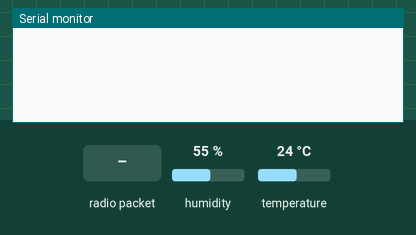
This sketch was run on a simulated Arduino Uno, built with avr-gcc and run on an emulated ATmega328P. Parts: the last lines printed to the serial monitor. The inputs (shaded band) are chosen by the test bench; at power-on: humidity 55 %, temperature 24 °C. Sleep ends after the set time or at an interrupt; no radio packets arrive unless stated.

Above: at 1.4 s.
1.5 s: radio packet "1" arrives
At 4.3 s:
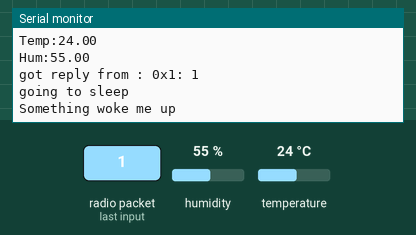
4.7 s: humidity set to 22 %
At 6.9 s:
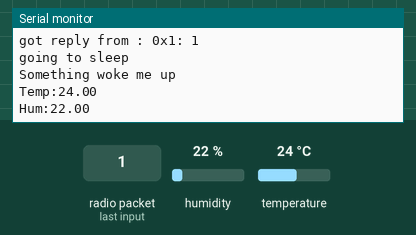
12.8 s: temperature set to 12 °C
At 13.8 s:
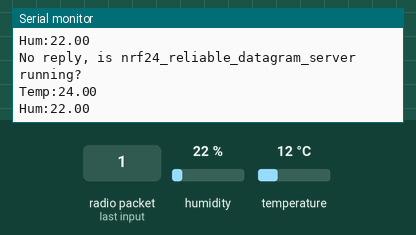
14.3 s: radio packet "0" arrives
At 15.48 s:
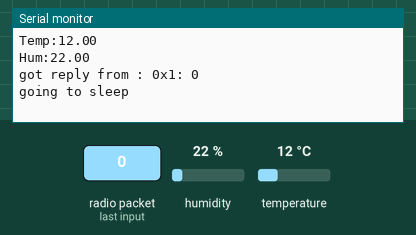
15.8 s: humidity set to 40 %
At 16.6 s:
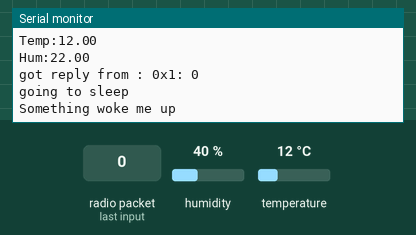
Timing chart, 0 to 18.3 s (numbered marks = the images above; inputs shaded):
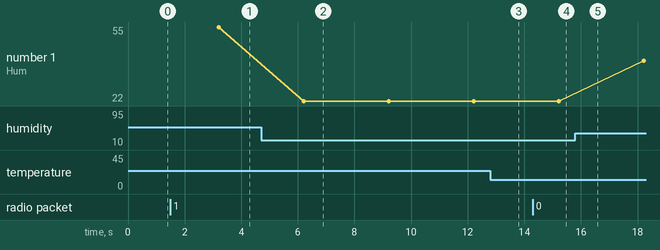

Measured:
- after the input at 1.5 s, the serial monitor: prints a new line after 1.8 s (image 1)
- after the input at 4.7 s, the serial monitor: prints a new line after 1.5 s (image 2)
- after the input at 14.3 s, the serial monitor: prints a new line after 1.0 s (image 4)
- plotted number 1: 55 → 22 after the input at 4.7 s, 22 → 40 after the input at 15.8 s

The sketch:

weather_external.ino
```cpp
#include <SPI.h>
#include <RH_NRF24.h>
#include <RHReliableDatagram.h>
#include <dht_nonblocking.h>
#include "mySleep.h"

static const int DHT_SENSOR_PIN = 5;
#define DHT_POWER_PIN 6
#define NRF_POWER_PIN 4
DHT_nonblocking dht_sensor( DHT_SENSOR_PIN, DHT_TYPE_11 );

RH_NRF24 nrf24;

#define CLIENT_ADDRESS 1
#define SERVER_ADDRESS 2
RHReliableDatagram manager(nrf24, SERVER_ADDRESS);

float temperature;
float humidity;
mySleep mySleep;
void setup() {
  // put your setup code here, to run once:
  Serial.begin(9600);
  pinMode(DHT_POWER_PIN, OUTPUT);
  pinMode(NRF_POWER_PIN, OUTPUT);
  digitalWrite(NRF_POWER_PIN, HIGH);
  delay(200);

  if (!manager.init())
      Serial.println("init failed");
  mySleep.begin();
}
uint8_t buf[RH_NRF24_MAX_MESSAGE_LEN];

void sendData() {
  Serial.print("Temp:");
  Serial.println(temperature);
  Serial.print("Hum:");
  Serial.println(humidity);
  char buff[20];
  char t_str[4], h_str[4];
  dtostrf(temperature,2, 0, t_str);
  dtostrf(humidity,2, 0, h_str);
  sprintf(buff, "%s:%s",t_str, h_str);

  if (manager.sendtoWait(buff, sizeof(buff), SERVER_ADDRESS))
  {
    // Now wait for a reply from the server
    uint8_t len = sizeof(buf);
    uint8_t from;
    if (manager.recvfromAckTimeout(buf, &len, 2000, &from))
    {
      Serial.print("got reply from : 0x");
      Serial.print(from, HEX);
      Serial.print(": ");
      Serial.println((char*)buf);
      Serial.println("going to sleep");
      delay(200);
      mySleep.goToSleep();
    }
    else
    {
      Serial.println("No reply, is nrf24_reliable_datagram_server running?");
    }
  }
  else
    Serial.println("sendtoWait failed");
}

void loop() {
  digitalWrite(DHT_POWER_PIN, HIGH);
  digitalWrite(NRF_POWER_PIN, HIGH);
  if(read100TimesOrReady()){
    sendData();
  }
}
bool read100TimesOrReady() {
  bool ret = false;
  int i;
  for (i=0; i< 10000; i++) {
    if (measure_environment( &temperature, &humidity ) == true) {
      ret = true;
      break;
    } else {
      i++;
    }
  }
  return ret;
}

/*
 * Poll for a measurement, keeping the state machine alive.  Returns
 * true if a measurement is available.
 */
static bool measure_environment( float *temperature, float *humidity )
{
  static unsigned long measurement_timestamp = millis( );

  /* Measure once every four seconds. */
  if( millis( ) - measurement_timestamp > 3000ul )
  {
    if( dht_sensor.measure( temperature, humidity ) == true )
    {
      measurement_timestamp = millis( );
      return( true );
    }
  }

  return( false );
}
```

mySleep.cpp
```cpp
#include "mySleep.h"
#include <avr/sleep.h>

static uint8_t interruptPin;

void mySleep::begin(uint8_t intPin=2) {
  interruptPin = intPin;
  set_sleep_mode (SLEEP_MODE_PWR_DOWN);
}

void static mySleep::wakeUp() {
  Serial.println("Something woke me up");
  sleep_disable();
  detachInterrupt(digitalPinToInterrupt(interruptPin));
}

void mySleep::goToSleep() {
  attachInterrupt(digitalPinToInterrupt(interruptPin), mySleep::wakeUp, LOW);
  sleep_enable();
  sleep_cpu();
}
```

mySleep.h
```cpp
#include <Arduino.h>

class mySleep
{
public:
  void begin(uint8_t interruptPin=2);
  void goToSleep();
private:

  void static wakeUp();
};
```
